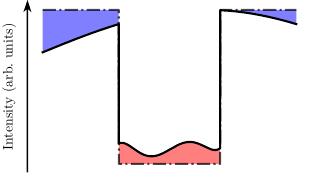

Reproduce this figure in Python.
import matplotlib.pyplot as plt
import matplotlib as mpl
import numpy as np
import os
import subprocess
from mpl_toolkits.axes_grid1 import make_axes_locatable



mpl.use('pgf')
pgf_with_latex = {                      # setup matplotlib to use latex output
    "pgf.texsystem": "pdflatex",        # change this if using xetex or lautex
    "font.family": "serif",
    "pgf.preamble": [
        r'\usepackage[utf8]{inputenc}',    # use utf8 fonts
        r'\usepackage[T1]{fontenc}',
        r'\usepackage{amsmath}',
        r'\DeclareUnicodeCharacter{2212}{$-$}'
    ]
}
# plots will be generated using this preamble
mpl.rcParams.update(pgf_with_latex)


def latexplot(filename, keeppgf=False, keeptex=False):
    header = r'''\documentclass[11pt]{standalone}

\usepackage[utf8]{inputenc}
\usepackage{lmodern}
\usepackage[UKenglish]{babel}
\usepackage{amsmath}
\usepackage{amsfonts}
\usepackage{amssymb}
\usepackage{gensymb}
\usepackage{graphicx}
\usepackage{siunitx}
\sisetup{locale = UK,
    per-mode = fraction,
    range-phrase = {~to~}}
\usepackage{pgfplots}
\pgfplotsset{compat=1.14}
\DeclareUnicodeCharacter{2212}{$-$}

\begin{document}
'''

    footer = r'''
\end{document}'''

    main = r'   \input{'+filename+'.pgf}'

    content = header + main + footer

    with open(filename+'.tex', 'w') as f:
        f.write(content)

    subprocess.check_output(
        'pdflatex '+filename+'.tex',
        shell=True)

    if keeppgf is False:
        os.unlink(filename+'.pgf')

    if keeptex is False:
        os.unlink(filename+'.tex')
    os.unlink(filename+'.aux')
    os.unlink(filename+'.log')

    return



def myGauss(x):
    return 0.2 + 0.8*np.exp(-(x-6.5)**2 / 100)


def myOffset(x):
    return 0.01*(x-2.9)*(x-3.4)*(x-5.3)*(x-6.3)*(x-7.1) + 0.12

x = np.linspace(0,10,5000)
yT = np.asarray([1.0 if x < 3 or x > 7 else 0.0 for x in x])
yC = np.asarray([myGauss(x) if x < 3 or x > 7 else myOffset(x) for x in x])


size = (3.6,2.2)


fig = plt.figure(figsize=size)

plt.plot(x, yC, color='black')
plt.plot(x, yT, color='black', ls='-.', alpha=0.7)

plt.fill_between(x, yC, yT, where=(yT > yC), facecolor='blue', alpha=0.5)
plt.fill_between(x, yT, yC, where=(yT <= yC), facecolor='red', alpha=0.5)
plt.box()
plt.tick_params(bottom=False,left=False,labelleft=False,labelbottom=False)

# div = make_axes_locatable(ax)
# arrowax = div.append_axes("left", size="3%", pad=0, frameon=False)
plt.arrow(-0.6, -0.05, 0, 1.1, fc='k', ec='k', lw = 1., 
             head_width=0.2, head_length=0.05, overhang = 0.3, 
             length_includes_head= True, clip_on = False)
plt.ylabel(r"Intensity (arb.\ units)", labelpad=10)

fig.savefig('sketch.pgf', bbox_inches="tight", pad_inches=0.022)
latexplot("sketch")


fig2 = plt.figure(2, figsize=size)
plt.box()
plt.tick_params(bottom=False,left=False,labelleft=False,labelbottom=False)
diff = yC - yT
yNT = np.where(yC > yT, -diff + np.max(diff), 1 + np.min(diff) - diff)
yNC = np.where(yC > yT, np.max(diff), 1 + np.min(diff))
plt.plot(x, yNT, color='black', ls='-.', alpha=0.7)
plt.plot(x, yNC, color='black')
fig2.savefig('sketch1.pgf', bbox_inches="tight", pad_inches=0.022)
latexplot("sketch1")


fig3 = plt.figure(3, figsize=size)
plt.box()
plt.tick_params(bottom=False,left=False,labelleft=False,labelbottom=False)
diff = yC - yT
yNT = np.where(yC > yT, -diff + np.max(diff), (1 + np.min(diff))/yC)
yNC = np.where(yC > yT, np.max(diff), 1 + np.min(diff))
plt.plot(x, yNT, color='black', ls='-.', alpha=0.7)
plt.plot(x, yNC, color='black')
fig2.savefig('sketch1_correct.pgf', bbox_inches="tight", pad_inches=0.022)
latexplot("sketch1_correct")
